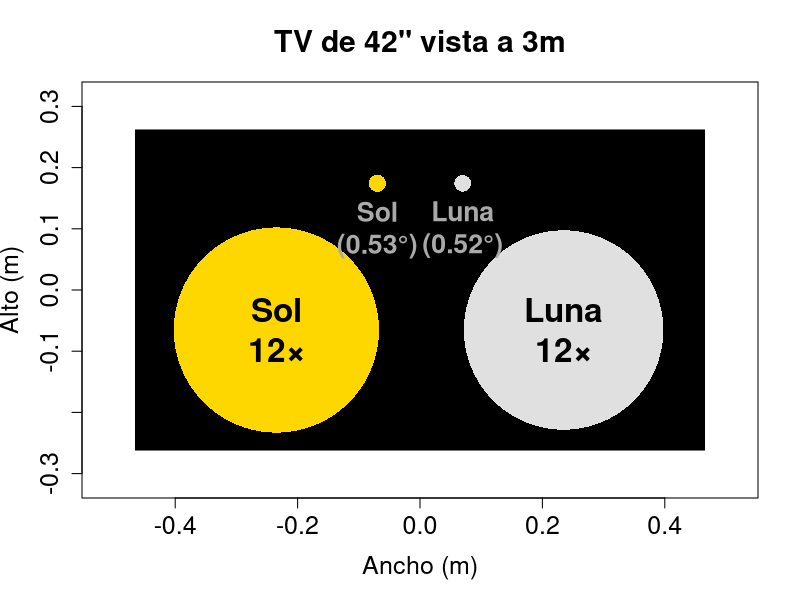
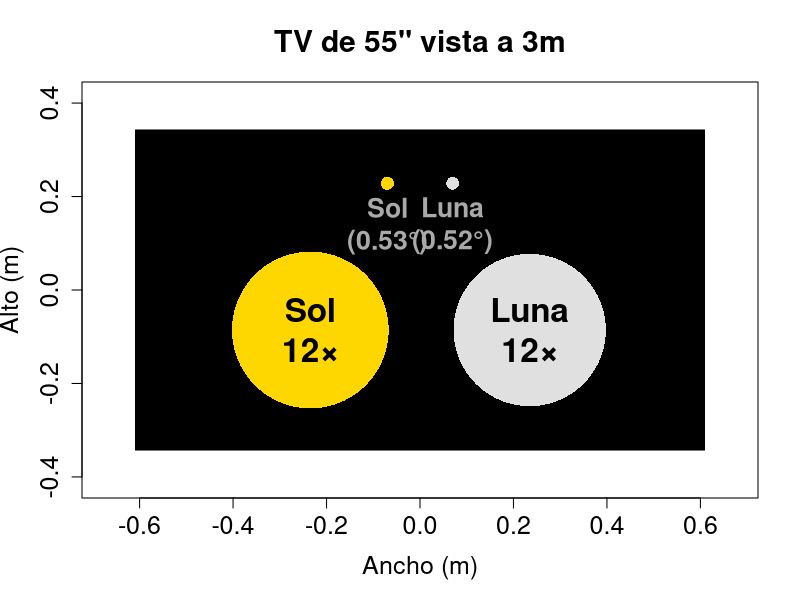
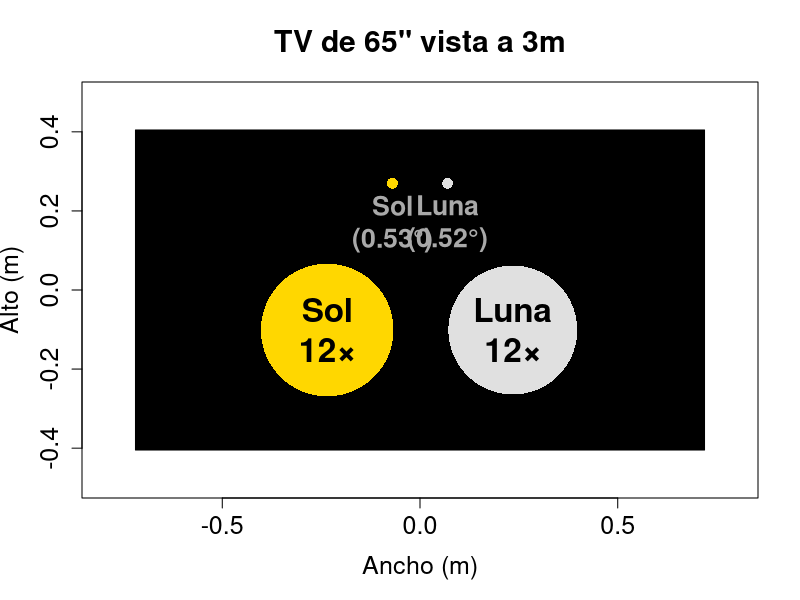

These figures' R source, in order:
# Relative observed size of the Sun and the Moon vs a regular TV screen
# www.overfitting.net
# https://www.overfitting.net/2026/06/el-sol-y-la-luna-se-ven-mas-pequenos-de.html

library(Cairo)

dibujar_comparacion_visual <- function(pulgadas, distancia_m, aumento = 12) {
    
    # 1. Dimensiones de la TV (16:9)
    # Teorema de Pitágoras para sacar ancho y alto (16^2 + 9^2 = 337)
    pulgadas_a_m <- 0.0254
    diag_m <- pulgadas * pulgadas_a_m
    ancho_tv <- diag_m * (16 / sqrt(337))
    alto_tv  <- diag_m * (9  / sqrt(337))
    
    # 2. Ángulos aparentes
    # El diámetro angular promedio del Sol es ~0.533 grados y el de la Luna ~0.518 grados
    angulo_sol_rad  <- 0.533 * pi / 180
    angulo_luna_rad <- 0.518 * pi / 180
    
    # Fórmula geométrica: Tamaño = 2 * distancia * tan(ángulo / 2)
    diam_sol_m  <- 2 * distancia_m * tan(angulo_sol_rad/2)
    diam_luna_m <- 2 * distancia_m * tan(angulo_luna_rad/2)
    
    # Tamaño aparente con binoculares
    
    # Aproximación (válida en un 99.99%)
    # diam_sol_bin_m  <- diam_sol_m  * aumento
    # diam_luna_bin_m <- diam_luna_m * aumento
    
    # Valor exacto (el aumento 12x es angular)
    angulo_sol_bin_rad  <- aumento * angulo_sol_rad
    angulo_luna_bin_rad <- aumento * angulo_luna_rad
    diam_sol_bin_m  <- 2 * distancia_m * tan(angulo_sol_bin_rad/2)
    diam_luna_bin_m <- 2 * distancia_m * tan(angulo_luna_bin_rad/2)

    
    # 3. Configuración del gráfico
    # asp=1 es crucial para que los metros en X e Y midan lo mismo visualmente y no se deforme
    margen <- max(diam_sol_bin_m, diam_luna_bin_m) * 0.7

    plot(
        0, 0, type = "n",
        xlim = c(-ancho_tv/2 * 1.1, ancho_tv/2 * 1.1),
        ylim = c(-alto_tv/2 * 1.1, alto_tv/2 * 1.1),
        asp = 1,
        xlab = "Ancho (m)",
        ylab = "Alto (m)",
        main = paste0("TV de ", pulgadas, "\" vista a ", distancia_m, "m"),
        cex.main = 1.8,
        cex.lab = 1.5,
        cex.axis = 1.5
    )
    
    # Dibujar el marco de la TV
    rect(-ancho_tv/2, -alto_tv/2, ancho_tv/2, alto_tv/2, col = "black")
    
    
    # Función auxiliar para dibujar círculos (polígonos de muchos lados)
    dibujar_circulo <- function(x, y, diametro, col) {
        radio <- diametro / 2
        theta <- seq(0, 2*pi, length.out = 800)
        polygon(
            x + radio*cos(theta),
            y + radio*sin(theta),
            col = col,
            border = NA
        )
    }
    
    # 4. Dibujar el Sol y la Luna dentro de la TV
    # Los separamos un poco para que se comparen bien uno al lado del otro
    separacion_normal <- diam_sol_m * 5
    separacion_bin    <- diam_sol_bin_m * 1.4
    y_normal <-  alto_tv/3
    y_bin    <- -alto_tv/8
    
    # Dibujar tamaño real
    dibujar_circulo(-separacion_normal/2, y_normal, diam_sol_m, "#FFD700")
    dibujar_circulo(separacion_normal/2, y_normal, diam_luna_m, "#E0E0E0")

    # Dibujar tamaño con binoculares
    dibujar_circulo(-separacion_bin/2, y_bin, diam_sol_bin_m, "#FFD700")
    dibujar_circulo(separacion_bin/2, y_bin, diam_luna_bin_m, "#E0E0E0")
    
    # Añadir etiquetas
    text(-separacion_normal/2, y_normal - diam_sol_m, "Sol\n(0.53°)",
         pos = 1, cex = 1.6, font = 2, col = "darkgray")
    text(separacion_normal/2, y_normal - diam_luna_m, "Luna\n(0.52°)",
         pos = 1, cex = 1.6, font = 2, col = "darkgray")
    text(-separacion_bin/2, y_bin, paste0("Sol\n", aumento, "×"),
         cex = 2, font = 2, col = "black")
    text(separacion_bin/2, y_bin, paste0("Luna\n", aumento, "×"),
         cex = 2, font = 2, col = "black")
    
    # Mensaje en la consola con los datos exactos
    cat("\n-----------------------------------------\n")
    cat(sprintf("TV de %.1f pulgadas\n", pulgadas))
    cat(sprintf("Ancho: %.3f m\n", ancho_tv))
    cat(sprintf("Alto : %.3f m\n", alto_tv))
    
    cat("\nVisión normal\n")
    cat(sprintf("Sol : %.2f cm\n", diam_sol_m*100))
    cat(sprintf("Luna: %.2f cm\n", diam_luna_m*100))
    
    cat(sprintf("\nCon binoculares %d×\n", aumento))
    cat(sprintf("Sol : %.2f cm\n", diam_sol_bin_m*100))
    cat(sprintf("Luna: %.2f cm\n", diam_luna_bin_m*100))
}

#####################################


# Ejemplos de TV a una distancia de 3m
DIMX <- 1024  # DIMX <- 512
DIMY <- DIMX*9/16

CairoPNG("tv_sun_moon_42_3m.png", width = DIMX, height = DIMY)
dibujar_comparacion_visual(pulgadas = 42, distancia_m = 3)
dev.off()

CairoPNG("tv_sun_moon_55_3m.png", width = DIMX, height = DIMY)
dibujar_comparacion_visual(pulgadas = 55, distancia_m = 3)
dev.off()

CairoPNG("tv_sun_moon_65_3m.png", width = DIMX, height = DIMY)
dibujar_comparacion_visual(pulgadas = 65, distancia_m = 3)
dev.off()
